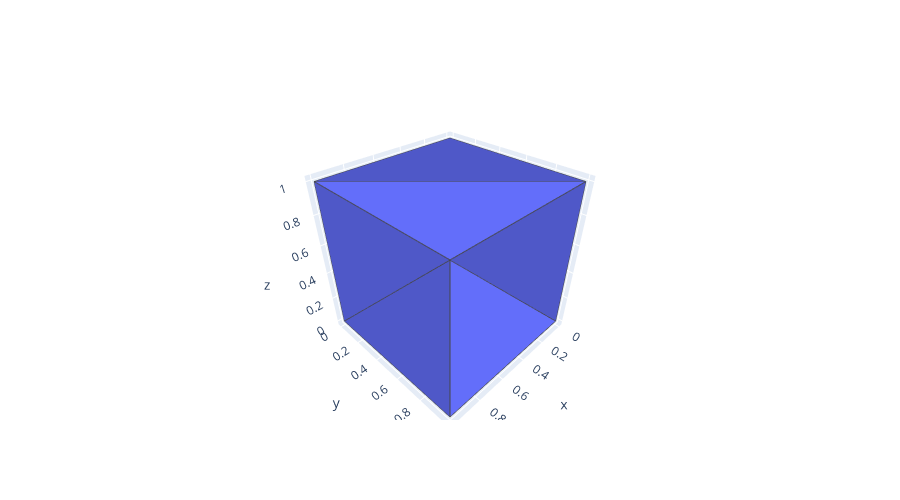

Notebook source saved alongside this figure:
### Code cell
import plotly.graph_objects as go

# take function from lecture
def plotMeshPlotly(points,triangles):
    tri_points=points[triangles]
    Xe = []
    Ye = []
    Ze = []
    for T in tri_points:
        Xe.extend([T[k%3][0] for k in range(4)]+[ None])
        Ye.extend([T[k%3][1] for k in range(4)]+[ None])
        Ze.extend([T[k%3][2] for k in range(4)]+[ None])
       
    #define the trace for triangle sides
    lines = go.Scatter3d(
                       x=Xe,
                       y=Ye,
                       z=Ze,
                       mode='lines',
                       name='',
                       line=dict(color= 'rgb(70,70,70)', width=2)) 

    mesh=go.Mesh3d(x=points[:,0],y=points[:,1],z=points[:,2],i=triangles[:,0],j=triangles[:,1],k=triangles[:,2])
    
    fig = go.Figure(data=[mesh,lines],layout={"height":500,"scene":{"aspectratio":{"x":1,"y":1,"z":1}}})
    return fig
fig = plotMeshPlotly(points,triangles)
fig.show()
pio.write_image(fig, 'cube_triangulation.pdf', format='pdf')

### Figure 1 — Plotly figure (JSON) as saved in the notebook; plotly's stock layout.template omitted (floating-point values rounded to 4 significant figures)
{"data": [{"i": [0, 0, 4, 4, 0, 0, 1, 1, 2, 2, 0, 0], "j": [1, 2, 5, 6, 3, 4, 2, 5, 3, 6, 1, 4], "k": [2, 3, 6, 7, 7, 7, 6, 6, 7, 7, 4, 5], "type": "mesh3d", "x": [0, 0, 0, 0, 1, 1, 1, 1], "y": [0, 1, 1, 0, 0, 1, 1, 0], "z": [0, 0, 1, 1, 0, 0, 1, 1]}, {"line": {"color": "rgb(70,70,70)", "width": 2}, "mode": "lines", "name": "", "type": "scatter3d", "x": [0, 0, 0, 0, null, 0, 0, 0, 0, null, 1, 1, 1, 1, null, 1, 1, 1, 1, null, 0, 0, 1, 0, null, 0, 1, 1, 0, null, 0, 0, 1, 0, null, 0, 1, 1, 0, null, 0, 0, 1, 0, null, 0, 1, 1, 0, null, 0, 0, 1, 0, null, 0, 1, 1, 0, null], "y": [0, 1, 1, 0, null, 0, 1, 0, 0, null, 0, 1, 1, 0, null, 0, 1, 0, 0, null, 0, 0, 0, 0, null, 0, 0, 0, 0, null, 1, 1, 1, 1, null, 1, 1, 1, 1, null, 1, 0, 0, 1, null, 1, 1, 0, 1, null, 0, 1, 0, 0, null, 0, 0, 1, 0, null], "z": [0, 0, 1, 0, null, 0, 1, 1, 0, null, 0, 0, 1, 0, null, 0, 1, 1, 0, null, 0, 1, 1, 0, null, 0, 0, 1, 0, null, 0, 1, 1, 0, null, 0, 0, 1, 0, null, 1, 1, 1, 1, null, 1, 1, 1, 1, null, 0, 0, 0, 0, null, 0, 0, 0, 0, null]}], "layout": {"height": 500, "scene": {"aspectratio": {"x": 1, "y": 1, "z": 1}}}}
